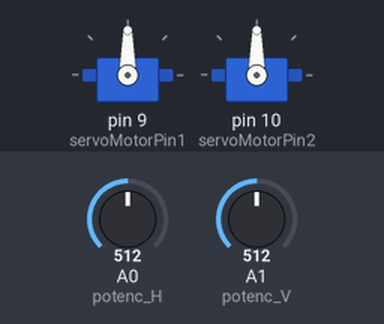
Recording of a sketch running on a simulated Arduino Uno, built with avr-gcc and run on an emulated ATmega328P. On the bench: 2 × servo. The test bench sets the inputs (shaded band); at power-on: A0 (potenc_H) = 512, A1 (potenc_V) = 512.

Above: at 1.2 s.
1.3 s: A0 (potenc_H) set to 716
At 2.5 s:
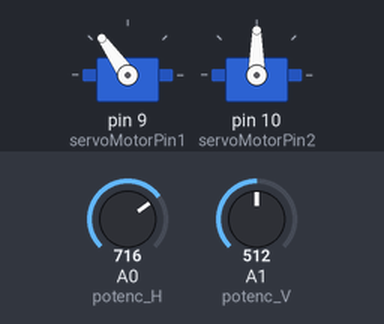
2.8 s: A1 (potenc_V) set to 716
At 4.0 s:
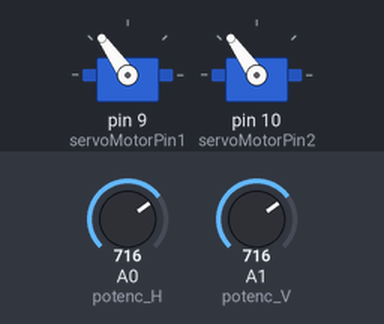
4.3 s: A0 (potenc_H) set to 900
At 5.5 s:
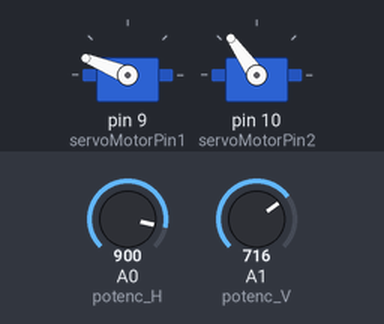
5.8 s: A1 (potenc_V) set to 900
At 7.0 s:
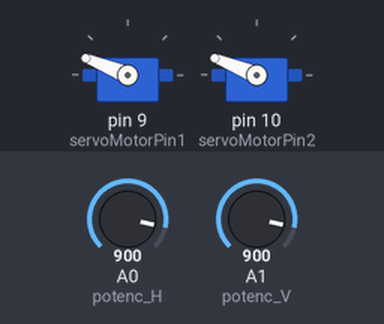
7.3 s: A0 (potenc_H) set to 1023
At 8.5 s:
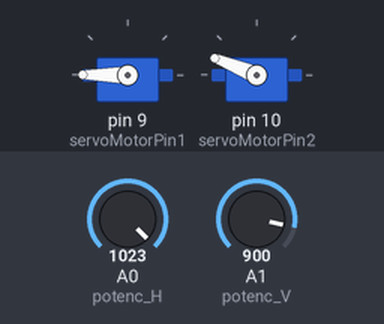
8.8 s: A1 (potenc_V) set to 1023
At 10.0 s:
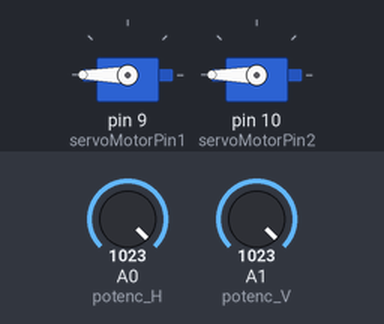
Timing chart, 0 to 11.3 s (numbered marks = the images above; inputs shaded):
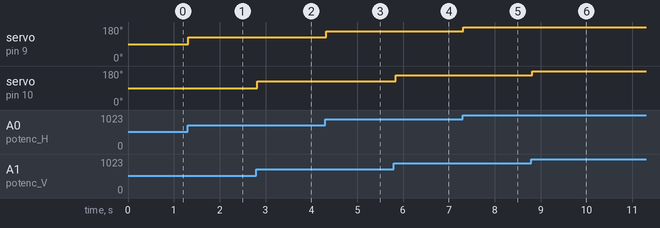

The sketch:

sketch_GruaDoisMotores.ino
```cpp
//incluindo biblioteca para controle do servomotor
#include "Servo.h"

//Criando um objeto da classe Servo
Servo servoMotor1;
Servo servoMotor2;

//pino analógico onde o potenciômetro está conectado
int const potenc_H = 0;
int const potenc_V = 1;

//pino digital associado ao controle do servomotor
int const servoMotorPin1 = 9;
int const servoMotorPin2 = 10;

//variável usada para armazenar o valor lido no potenciômetro
int valPotenciometro1;
int valPotenciometro2;

void setup() {
  //associando o pino digital ao objeto da classe Servo
  servoMotor1.attach(servoMotorPin1);
  servoMotor2.attach(servoMotorPin2);
}

void loop()
{
  //lendo o valor do potenciômetro (intervalo entre 0 e 1023)
  valPotenciometro1 = analogRead(potenc_H);
  valPotenciometro2 = analogRead(potenc_V);

  //mapeando o valor para a escala do servo (entre 0 e 180)
  valPotenciometro1 = map(valPotenciometro1, 0, 1023, 0, 180);
  valPotenciometro2 = map(valPotenciometro2, 0, 1023, 0, 180);

  //definindo o valor/posição do servomotor
  servoMotor1.write(valPotenciometro1);
  delay(15);
  servoMotor2.write(valPotenciometro2);
  delay(15);
}
```

Measured:
- after the input at 1.3 s, servo on pin 9 (servoMotorPin1): 90° → 125° at once
- after the input at 2.8 s, servo on pin 10 (servoMotorPin2): 90° → 125° at once
- after the input at 4.3 s, servo on pin 9 (servoMotorPin1): 125° → 158° at once
- after the input at 5.8 s, servo on pin 10 (servoMotorPin2): 125° → 158° at once
- after the input at 7.3 s, servo on pin 9 (servoMotorPin1): 158° → 180° at once
- after the input at 8.8 s, servo on pin 10 (servoMotorPin2): 158° → 180° at once
